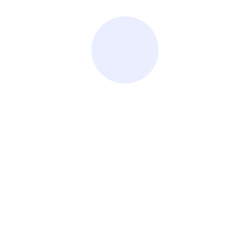
Frame 1 (no input)
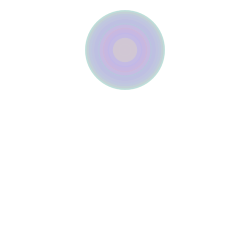
Frame 60 (the mouse pressed at the canvas centre just before this capture)
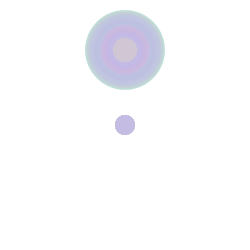
Frame 120 (the mouse held since frame 60 and released just before this capture)

The Processing sketch that drew these frames (run headless with seeded random() and noise(); from frame 60 on, the mouse is pressed at the canvas centre):

// Processing sketch: processing_103818
// ── processing_103818.pde

int counter;

void setup() {  //setup function called initially, only once
  size(250, 250);
  background(255);  //set background white
  colorMode(HSB);   //set colors to Hue, Saturation, Brightness mode
  counter = 0;
}

void draw() {  //draw function loops 
  counter++;
  noStroke();
  fill(random(255),100,255,50);
  
  if(mousePressed == true) { //add some interaction
    ellipse(mouseX, mouseY, 20, 20);
  }
  else {
    ellipse(width/2, height/5, 80*sin(counter), 80*sin(counter));
  
  }
}
